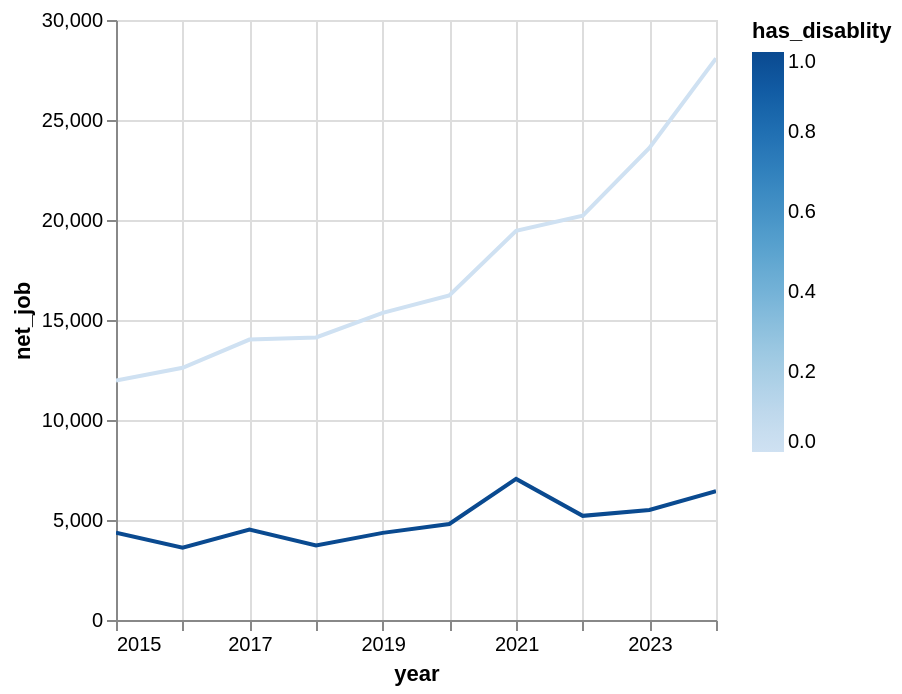

Here is the notebook cell this chart was saved with:
### Code cell
(
    panel_common_2019_2020
        #.filter((pl.col('is_employed_no_disablity') == 1)|(pl.col('is_employed_has_disablity') == 1))
        #.filter(pl.col('working_pop') == 1)
        .filter(pl.col('h7_2').is_in(['October', 'November', 'December']))
        .with_columns(pl.col('year').cast(pl.Int32).cast(pl.String).str.to_date("%Y"))
        .group_by(['year', 'has_disablity']).agg(pl.col('net_job').mean())
)#.plot.line(x='year', y='net_job', color='has_disablity')

### Figure 1 — Vega specification as saved in the notebook (floating-point values rounded to 4 significant figures)
{"$schema": "https://vega.github.io/schema/vega/v6.json", "data": [{"name": "param_1e9efca18e7a2868_store"}, {"name": "source_0", "values": [{"year": "2016-01-01T00:00:00.000", "has_disablity": 0, "net_job": 12610.0}, {"year": "2016-01-01T00:00:00.000", "has_disablity": 1, "net_job": 3619.0}, {"year": "2021-01-01T00:00:00.000", "has_disablity": 1, "net_job": 7055.0}, {"year": "2015-01-01T00:00:00.000", "has_disablity": 1, "net_job": 4369.0}, {"year": "2022-01-01T00:00:00.000", "has_disablity": 0, "net_job": 20220.0}, {"year": "2023-01-01T00:00:00.000", "has_disablity": 0, "net_job": 23600.0}, {"year": "2015-01-01T00:00:00.000", "has_disablity": 0, "net_job": 11970.0}, {"year": "2021-01-01T00:00:00.000", "has_disablity": 0, "net_job": 19460.0}, {"year": "2018-01-01T00:00:00.000", "has_disablity": 1, "net_job": 3731.0}, {"year": "2022-01-01T00:00:00.000", "has_disablity": 1, "net_job": 5208.0}, {"year": "2023-01-01T00:00:00.000", "has_disablity": 1, "net_job": 5500.0}, {"year": "2020-01-01T00:00:00.000", "has_disablity": 0, "net_job": 16230.0}, {"year": "2019-01-01T00:00:00.000", "has_disablity": 0, "net_job": 15360.0}, {"year": "2017-01-01T00:00:00.000", "has_disablity": 1, "net_job": 4523.0}, {"year": "2018-01-01T00:00:00.000", "has_disablity": 0, "net_job": 14130.0}, {"year": "2017-01-01T00:00:00.000", "has_disablity": 0, "net_job": 14020.0}, {"year": "2019-01-01T00:00:00.000", "has_disablity": 1, "net_job": 4357.0}, {"year": "2020-01-01T00:00:00.000", "has_disablity": 1, "net_job": 4799.0}, {"year": "2024-01-01T00:00:00.000", "has_disablity": 0, "net_job": 28080.0}, {"year": "2024-01-01T00:00:00.000", "has_disablity": 1, "net_job": 6436.0}], "transform": [{"type": "formula", "expr": "toDate(datum['year'])", "as": "year"}]}, {"name": "source_0_y_domain_net_job", "values": [{"min": 3619.0, "max": 28080.0}]}, {"name": "source_0_color_domain_has_disablity", "values": [{"min": 0, "max": 1}]}], "signals": [{"name": "unit", "value": {}, "on": [{"events": "pointermove", "update": "isTuple(group()) ? group() : unit"}]}, {"name": "param_1e9efca18e7a2868", "update": "vlSelectionResolve(\"param_1e9efca18e7a2868_store\", \"union\")"}, {"name": "param_1e9efca18e7a2868_year", "on": [{"events": [{"source": "view", "type": "dblclick"}], "update": "null"}, {"events": {"signal": "param_1e9efca18e7a2868_translate_delta"}, "update": "panLinear(param_1e9efca18e7a2868_translate_anchor.extent_x, -param_1e9efca18e7a2868_translate_delta.x / width)"}, {"events": {"signal": "param_1e9efca18e7a2868_zoom_delta"}, "update": "zoomLinear(domain(\"x\"), param_1e9efca18e7a2868_zoom_anchor.x, param_1e9efca18e7a2868_zoom_delta)"}]}, {"name": "param_1e9efca18e7a2868_net_job", "on": [{"events": [{"source": "view", "type": "dblclick"}], "update": "null"}, {"events": {"signal": "param_1e9efca18e7a2868_translate_delta"}, "update": "panLinear(param_1e9efca18e7a2868_translate_anchor.extent_y, param_1e9efca18e7a2868_translate_delta.y / height)"}, {"events": {"signal": "param_1e9efca18e7a2868_zoom_delta"}, "update": "zoomLinear(domain(\"y\"), param_1e9efca18e7a2868_zoom_anchor.y, param_1e9efca18e7a2868_zoom_delta)"}]}, {"name": "param_1e9efca18e7a2868_tuple", "on": [{"events": [{"signal": "param_1e9efca18e7a2868_year || param_1e9efca18e7a2868_net_job"}], "update": "param_1e9efca18e7a2868_year && param_1e9efca18e7a2868_net_job ? {unit: \"\", fields: param_1e9efca18e7a2868_tuple_fields, values: [param_1e9efca18e7a2868_year,param_1e9efca18e7a2868_net_job]} : null"}]}, {"name": "param_1e9efca18e7a2868_tuple_fields", "value": [{"field": "year", "channel": "x", "type": "R"}, {"field": "net_job", "channel": "y", "type": "R"}]}, {"name": "param_1e9efca18e7a2868_translate_anchor", "value": {}, "on": [{"events": [{"source": "scope", "type": "pointerdown"}], "update": "{x: x(unit), y: y(unit), extent_x: domain(\"x\"), extent_y: domain(\"y\")}"}]}, {"name": "param_1e9efca18e7a2868_translate_delta", "value": {}, "on": [{"events": [{"source": "window", "between": [{"source": "scope", "type": "pointerdown"}, {"source": "window", "type": "pointerup"}], "consume": true, "type": "pointermove"}], "update": "{x: param_1e9efca18e7a2868_translate_anchor.x - x(unit), y: param_1e9efca18e7a2868_translate_anchor.y - y(unit)}"}]}, {"name": "param_1e9efca18e7a2868_zoom_anchor", "on": [{"events": [{"source": "scope", "type": "wheel", "consume": true}], "update": "{x: invert(\"x\", x(unit)), y: invert(\"y\", y(unit))}"}]}, {"name": "param_1e9efca18e7a2868_zoom_delta", "on": [{"events": [{"source": "scope", "type": "wheel", "consume": true}], "update": "pow(1.001, event.deltaY * pow(16, event.deltaMode))", "force": true}]}, {"name": "param_1e9efca18e7a2868_modify", "on": [{"events": {"signal": "param_1e9efca18e7a2868_tuple"}, "update": "modify(\"param_1e9efca18e7a2868_store\", param_1e9efca18e7a2868_tuple, true)"}]}], "marks": [{"type": "group", "name": "pathgroup", "from": {"facet": {"data": "source_0", "name": "faceted_path_main", "groupby": ["has_disablity"]}}, "encode": {"update": {"width": {"field": {"signal": null, "datum": null, "group": "width", "parent": null}}, "height": {"field": {"signal": null, "datum": null, "group": "height", "parent": null}}}}, "marks": [{"type": "line", "name": "marks", "from": {"data": "faceted_path_main"}, "sort": {"field": "x"}, "encode": {"update": {"tooltip": {"signal": "{\"year\": timeFormat(datum[\"year\"], \"%b %d, %Y\"), \"net_job\": format(datum[\"net_job\"], \"\"), \"has_disablity\": format(datum[\"has_disablity\"], \"\")}"}, "x": {"field": "year", "scale": "x"}, "stroke": {"field": "has_disablity", "scale": "color"}, "defined": {"signal": "isValid(datum[\"year\"]) && isFinite(+datum[\"year\"]) && isValid(datum[\"net_job\"]) && isFinite(+datum[\"net_job\"]) && isValid(datum[\"has_disablity\"]) && isFinite(+datum[\"has_disablity\"])"}, "y": {"field": "net_job", "scale": "y"}}}, "interactive": true, "style": ["line"], "clip": true}]}], "scales": [{"name": "x", "type": "time", "domain": {"data": "source_0", "field": "year"}, "range": [0, {"signal": "width"}], "domainRaw": {"signal": "param_1e9efca18e7a2868[\"year\"]"}}, {"name": "y", "type": "linear", "domain": [{"signal": "(data(\"source_0_y_domain_net_job\")[0] || {}).min"}, {"signal": "(data(\"source_0_y_domain_net_job\")[0] || {}).max"}], "range": [{"signal": "height"}, 0], "domainRaw": {"signal": "param_1e9efca18e7a2868[\"net_job\"]"}, "zero": true, "nice": true}, {"name": "color", "type": "linear", "domain": [{"signal": "(data(\"source_0_color_domain_has_disablity\")[0] || {}).min"}, {"signal": "(data(\"source_0_color_domain_has_disablity\")[0] || {}).max"}], "range": "ramp", "zero": false, "interpolate": "hcl"}], "axes": [{"scale": "x", "orient": "bottom", "zindex": 0, "tickCount": {"signal": "ceil(width/40)"}, "maxExtent": 0, "aria": false, "domain": false, "grid": true, "gridScale": "y", "minExtent": 0, "labels": false, "ticks": false}, {"scale": "y", "aria": false, "gridScale": "x", "tickCount": {"signal": "ceil(height/40)"}, "ticks": false, "labels": false, "domain": false, "maxExtent": 0, "minExtent": 0, "orient": "left", "zindex": 0, "grid": true}, {"scale": "x", "labelOverlap": true, "orient": "bottom", "grid": false, "tickCount": {"signal": "ceil(width/40)"}, "title": "year", "zindex": 0, "labelFlush": true}, {"scale": "y", "grid": false, "title": "net_job", "tickCount": {"signal": "ceil(height/40)"}, "orient": "left", "labelOverlap": true, "zindex": 0}], "style": "cell", "height": 300, "background": "white", "padding": 5, "width": 300, "legends": [{"stroke": "color", "gradientLength": {"signal": "clamp(height, 64, 200)"}, "title": "has_disablity"}]}
